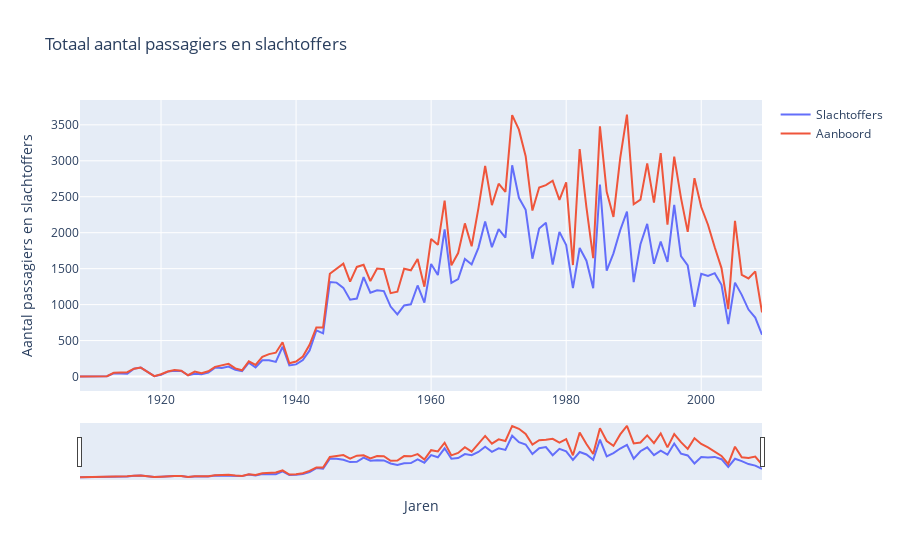

The notebook cell saved with this chart:
### Code cell
fig = go.Figure()

fig.add_trace(go.Scatter(x = yearly_fatalities_aircraft["Date"], y = yearly_fatalities_aircraft["Fatalities"], name = "Slachtoffers"))
fig.add_trace(go.Scatter(x = yearly_fatalities_aircraft["Date"], y = yearly_fatalities_aircraft["Aboard"], name = "Aanboord"))

fig.update_layout(title = "Totaal aantal passagiers en slachtoffers", xaxis_title = "Jaren", yaxis_title = "Aantal passagiers en slachtoffers",
                 xaxis_rangeslider_visible=True, xaxis=dict(rangeselector=rangeselector),
                  updatemenus = [{"type":'dropdown',"showactive" : True, "active":0
                               }]
                 )
                  
                 

fig.show()

### Figure 1 — Plotly figure (JSON) as saved in the notebook; plotly's stock layout.template omitted (floating-point values rounded to 4 significant figures)
{"data": [{"name": "Slachtoffers", "type": "scatter", "x": [1908, 1912, 1913, 1915, 1916, 1917, 1918, 1919, 1920, 1921, 1922, 1923, 1924, 1925, 1926, 1927, 1928, 1929, 1930, 1931, 1932, 1933, 1934, 1935, 1936, 1937, 1938, 1939, 1940, 1941, 1942, 1943, 1944, 1945, 1946, 1947, 1948, 1949, 1950, 1951, 1952, 1953, 1954, 1955, 1956, 1957, 1958, 1959, 1960, 1961, 1962, 1963, 1964, 1965, 1966, 1967, 1968, 1969, 1970, 1971, 1972, 1973, 1974, 1975, 1976, 1977, 1978, 1979, 1980, 1981, 1982, 1983, 1984, 1985, 1986, 1987, 1988, 1989, 1990, 1991, 1992, 1993, 1994, 1995, 1996, 1997, 1998, 1999, 2000, 2001, 2002, 2003, 2004, 2005, 2006, 2007, 2008, 2009], "y": [1, 5, 45, 40, 108, 124, 65, 5, 24, 68, 80, 77, 18, 39, 30, 54, 124, 119, 138, 94, 75, 192, 126, 226, 227, 203, 414, 154, 169, 229, 363, 642, 601, 1314, 1306, 1233, 1069, 1085, 1382, 1166, 1200, 1188, 973, 864, 989, 1004, 1266, 1027, 1565, 1411, 2047, 1303, 1354, 1636, 1559, 1789, 2156, 1799, 2049, 1932, 2937, 2485, 2318, 1639, 2059, 2138, 1558, 2011, 1827, 1230, 1787, 1611, 1228, 2670, 1471, 1713, 2034, 2293, 1312, 1839, 2122, 1568, 1876, 1593, 2386, 1673, 1544, 970, 1429, 1398, 1437, 1276, 728, 1306, 1136, 931, 820, 581]}, {"name": "Aanboord", "type": "scatter", "x": [1908, 1912, 1913, 1915, 1916, 1917, 1918, 1919, 1920, 1921, 1922, 1923, 1924, 1925, 1926, 1927, 1928, 1929, 1930, 1931, 1932, 1933, 1934, 1935, 1936, 1937, 1938, 1939, 1940, 1941, 1942, 1943, 1944, 1945, 1946, 1947, 1948, 1949, 1950, 1951, 1952, 1953, 1954, 1955, 1956, 1957, 1958, 1959, 1960, 1961, 1962, 1963, 1964, 1965, 1966, 1967, 1968, 1969, 1970, 1971, 1972, 1973, 1974, 1975, 1976, 1977, 1978, 1979, 1980, 1981, 1982, 1983, 1984, 1985, 1986, 1987, 1988, 1989, 1990, 1991, 1992, 1993, 1994, 1995, 1996, 1997, 1998, 1999, 2000, 2001, 2002, 2003, 2004, 2005, 2006, 2007, 2008, 2009], "y": [2, 5, 51, 60, 109, 124, 65, 5, 31, 69, 91, 80, 18, 68, 45, 73, 134, 152, 176, 113, 87, 212, 162, 273, 312, 331, 476, 184, 209, 279, 442, 682, 682, 1429, 1498, 1569, 1320, 1524, 1553, 1328, 1501, 1492, 1159, 1180, 1498, 1477, 1633, 1249, 1914, 1831, 2445, 1546, 1717, 2130, 1812, 2339, 2928, 2383, 2681, 2567, 3635, 3433, 3064, 2308, 2629, 2662, 2722, 2457, 2701, 1550, 3163, 2352, 1647, 3480, 2568, 2220, 3037, 3643, 2396, 2459, 2965, 2419, 3106, 2112, 3058, 2485, 2011, 2758, 2357, 2111, 1798, 1508, 937, 2164, 1413, 1364, 1463, 891]}], "layout": {"title": {"text": "Totaal aantal passagiers en slachtoffers"}, "updatemenus": [{"active": 0, "showactive": true, "type": "dropdown"}], "xaxis": {"rangeselector": {"buttons": [{"count": 10, "label": "10j", "step": "year", "stepmode": "backward"}, {"count": 20, "label": "20j", "step": "year", "stepmode": "backward"}, {"count": 30, "label": "30j", "step": "year", "stepmode": "backward"}, {"count": 40, "label": "40j", "step": "year", "stepmode": "backward"}, {"count": 50, "label": "50j", "step": "year", "stepmode": "backward"}, {"count": 60, "label": "60j", "step": "year", "stepmode": "backward"}, {"count": 70, "label": "70j", "step": "year", "stepmode": "backward"}, {"count": 80, "label": "80j", "step": "year", "stepmode": "backward"}, {"count": 90, "label": "90j", "step": "year", "stepmode": "backward"}, {"count": 100, "label": "100j", "step": "year", "stepmode": "backward"}, {"step": "all"}]}, "rangeslider": {"visible": true}, "title": {"text": "Jaren"}}, "yaxis": {"title": {"text": "Aantal passagiers en slachtoffers"}}}}
